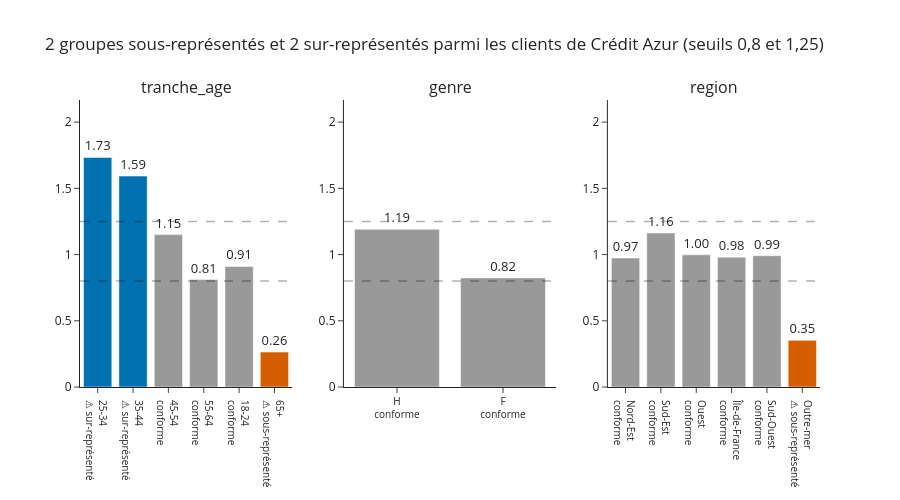

Here is the notebook cell this chart was saved with:
### Markdown cell above
## 4. L'indicateur de représentativité
Pour chaque variable sensible, le ratio part observée ÷ part de référence, coloré selon le statut, avec les seuils 0,8 et 1,25.

### Code cell
clients = df.drop_duplicates("client_id")
ref = reference()
lignes = []
for col in cfg["sensibles"]:
    obs = clients[col].value_counts(normalize=True).rename_axis("modalite").reset_index(name="part_observee")
    obs["variable"] = col
    lignes.append(obs)
representativite = pd.concat(lignes).merge(ref, on=["variable", "modalite"], how="left")
representativite["ratio"] = representativite["part_observee"] / representativite["part_reference"]
rep = representativite.dropna(subset=["ratio"]).copy()
rep["statut"] = np.select([rep["ratio"] < 0.8, rep["ratio"] > 1.25], ["sous-représenté", "sur-représenté"], default="conforme")
COULEURS_STATUT = {"sous-représenté": "#D55E00", "conforme": "#999999", "sur-représenté": "#0072B2"}

variables = list(rep["variable"].unique())
fig_rep = make_subplots(rows=1, cols=len(variables), subplot_titles=variables, horizontal_spacing=0.07)
for j, v in enumerate(variables, 1):
    sous = rep[rep["variable"] == v]
    fig_rep.add_trace(go.Bar(x=[f"{m}<br>{('⚠ ' + st) if st != 'conforme' else st}" for m, st in zip(sous["modalite"], sous["statut"])],
                             y=sous["ratio"], marker_color=[COULEURS_STATUT[s] for s in sous["statut"]],
                             text=[f"{r:.2f}" for r in sous["ratio"]], textposition="outside", textfont=dict(size=13),
                             showlegend=False, hovertemplate="%{x}<br>ratio %{y:.2f}<extra></extra>"), row=1, col=j)
    for seuil_r in (0.8, 1.25):
        fig_rep.add_shape(type="line", xref=f"x{j if j > 1 else ''} domain", x0=0, x1=1, yref=f"y{j if j > 1 else ''}", y0=seuil_r, y1=seuil_r,
                          line=dict(color="black", dash="dash", width=1.5))
n_sous = (rep["statut"] == "sous-représenté").sum(); n_sur = (rep["statut"] == "sur-représenté").sum()
fig_rep.update_yaxes(range=[0, max(1.6, rep["ratio"].max() * 1.25)])
fig_rep.update_layout(title=f"{n_sous} groupes sous-représentés et {n_sur} sur-représentés parmi les clients de Crédit Azur "
                            "(seuils 0,8 et 1,25)", template="simple_white", height=500, font=dict(size=12))
fig_rep.update_xaxes(tickfont=dict(size=10))
fig_rep.update_layout(uniformtext=dict(minsize=11, mode="show"))
fig_rep.show()

### Figure 1 — Plotly figure (JSON) as saved in the notebook; plotly's stock layout.template omitted (floating-point values rounded to 4 significant figures)
{"data": [{"hovertemplate": "%{x}<br>ratio %{y:.2f}<extra></extra>", "marker": {"color": ["#0072B2", "#0072B2", "#999999", "#999999", "#999999", "#D55E00"]}, "showlegend": false, "text": ["1.73", "1.59", "1.15", "0.81", "0.91", "0.26"], "textfont": {"size": 13}, "textposition": "outside", "type": "bar", "x": ["25-34<br>⚠ sur-représenté", "35-44<br>⚠ sur-représenté", "45-54<br>conforme", "55-64<br>conforme", "18-24<br>conforme", "65+<br>⚠ sous-représenté"], "xaxis": "x", "y": [1.734, 1.593, 1.151, 0.8113, 0.9105, 0.2638], "yaxis": "y"}, {"hovertemplate": "%{x}<br>ratio %{y:.2f}<extra></extra>", "marker": {"color": ["#999999", "#999999"]}, "showlegend": false, "text": ["1.19", "0.82"], "textfont": {"size": 13}, "textposition": "outside", "type": "bar", "x": ["H<br>conforme", "F<br>conforme"], "xaxis": "x2", "y": [1.191, 0.8236], "yaxis": "y2"}, {"hovertemplate": "%{x}<br>ratio %{y:.2f}<extra></extra>", "marker": {"color": ["#999999", "#999999", "#999999", "#999999", "#999999", "#D55E00"]}, "showlegend": false, "text": ["0.97", "1.16", "1.00", "0.98", "0.99", "0.35"], "textfont": {"size": 13}, "textposition": "outside", "type": "bar", "x": ["Nord-Est<br>conforme", "Sud-Est<br>conforme", "Ouest<br>conforme", "Île-de-France<br>conforme", "Sud-Ouest<br>conforme", "Outre-mer<br>⚠ sous-représenté"], "xaxis": "x3", "y": [0.974, 1.163, 0.998, 0.9805, 0.9918, 0.3521], "yaxis": "y3"}], "layout": {"annotations": [{"font": {"size": 16}, "showarrow": false, "text": "tranche_age", "x": 0.1433, "xanchor": "center", "xref": "paper", "y": 1.0, "yanchor": "bottom", "yref": "paper"}, {"font": {"size": 16}, "showarrow": false, "text": "genre", "x": 0.5, "xanchor": "center", "xref": "paper", "y": 1.0, "yanchor": "bottom", "yref": "paper"}, {"font": {"size": 16}, "showarrow": false, "text": "region", "x": 0.8567, "xanchor": "center", "xref": "paper", "y": 1.0, "yanchor": "bottom", "yref": "paper"}], "font": {"size": 12}, "height": 500, "shapes": [{"line": {"color": "black", "dash": "dash", "width": 1.5}, "type": "line", "x0": 0, "x1": 1, "xref": "x domain", "y0": 0.8, "y1": 0.8, "yref": "y"}, {"line": {"color": "black", "dash": "dash", "width": 1.5}, "type": "line", "x0": 0, "x1": 1, "xref": "x domain", "y0": 1.25, "y1": 1.25, "yref": "y"}, {"line": {"color": "black", "dash": "dash", "width": 1.5}, "type": "line", "x0": 0, "x1": 1, "xref": "x2 domain", "y0": 0.8, "y1": 0.8, "yref": "y2"}, {"line": {"color": "black", "dash": "dash", "width": 1.5}, "type": "line", "x0": 0, "x1": 1, "xref": "x2 domain", "y0": 1.25, "y1": 1.25, "yref": "y2"}, {"line": {"color": "black", "dash": "dash", "width": 1.5}, "type": "line", "x0": 0, "x1": 1, "xref": "x3 domain", "y0": 0.8, "y1": 0.8, "yref": "y3"}, {"line": {"color": "black", "dash": "dash", "width": 1.5}, "type": "line", "x0": 0, "x1": 1, "xref": "x3 domain", "y0": 1.25, "y1": 1.25, "yref": "y3"}], "title": {"text": "2 groupes sous-représentés et 2 sur-représentés parmi les clients de Crédit Azur (seuils 0,8 et 1,25)"}, "uniformtext": {"minsize": 11, "mode": "show"}, "xaxis": {"anchor": "y", "domain": [0.0, 0.2867], "tickfont": {"size": 10}}, "xaxis2": {"anchor": "y2", "domain": [0.3567, 0.6433], "tickfont": {"size": 10}}, "xaxis3": {"anchor": "y3", "domain": [0.7133, 1.0], "tickfont": {"size": 10}}, "yaxis": {"anchor": "x", "domain": [0.0, 1.0], "range": [0, 2.167]}, "yaxis2": {"anchor": "x2", "domain": [0.0, 1.0], "range": [0, 2.167]}, "yaxis3": {"anchor": "x3", "domain": [0.0, 1.0], "range": [0, 2.167]}}}
